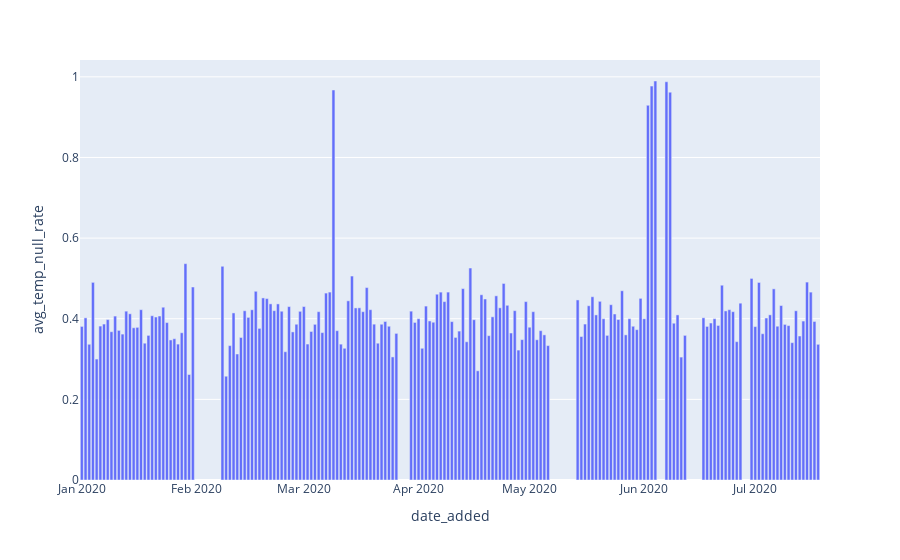

This figure's notebook cell:
### Code cell
show_query_plot('queries/distribution/null-rates.sql', 'date_added', 'avg_temp_null_rate').show()

### Figure 1 — Plotly figure (JSON) as saved in the notebook; plotly's stock layout.template omitted (floating-point values rounded to 4 significant figures; data arrays with more than 128 entries replaced by an {"elided": "..."} marker saying what was removed)
{"data": [{"alignmentgroup": "True", "hovertemplate": "date_added=%{x}<br>avg_temp_null_rate=%{y}<extra></extra>", "legendgroup": "", "marker": {"color": "#636efa"}, "name": "", "offsetgroup": "", "orientation": "v", "showlegend": false, "textposition": "auto", "type": "bar", "x": {"elided": "175 str values"}, "xaxis": "x", "y": {"elided": "175 float values"}, "yaxis": "y"}], "layout": {"barmode": "relative", "legend": {"tracegroupgap": 0}, "margin": {"t": 60}, "xaxis": {"anchor": "y", "domain": [0, 1], "title": {"text": "date_added"}}, "yaxis": {"anchor": "x", "domain": [0, 1], "title": {"text": "avg_temp_null_rate"}}}}
